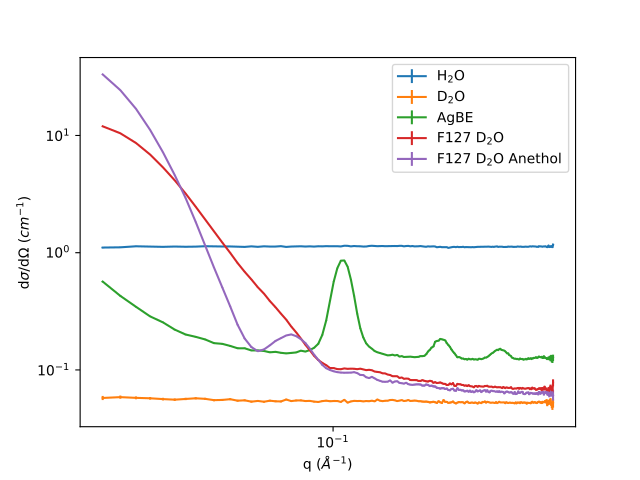

This chart was generated by the following Python code:
from mantid.simpleapi import *
import matplotlib.pyplot as plt

config.setFacility('ILL')
config['default.instrument'] = 'D33'
config.appendDataSearchSubDir('ILL/D33/')

absorber = '002227'

tr_beam = '002192'

can_tr = '002193'

empty_beam = '002219'

can = '002228'

mask = 'D33Mask2.nxs'

sample_names = ['H2O', 'D2O', 'AgBE', 'F127_D2O', 'F127_D2O_Anethol']
sample_legends = ['H$_2$O', 'D$_2$O', 'AgBE', 'F127 D$_2$O', 'F127 D$_2$O Anethol']

samples = ['002229', '001462', '001461', '001463', '001464']

transmissions = ['002194', '002195', '', '002196', '002197']

# Autoprocess every sample
for i in range(len(samples)):
    SANSILLAutoProcess(
        SampleRuns=samples[i],
        SampleTransmissionRuns=transmissions[i],
        MaskFiles=mask,
        AbsorberRuns=absorber,
        BeamRuns=empty_beam,
        ContainerRuns=can,
        ContainerTransmissionRuns=can_tr,
        TransmissionBeamRuns=tr_beam,
        CalculateResolution='None',
        OutputWorkspace=sample_names[i]
    )

fig, ax = plt.subplots(subplot_kw={'projection':'mantid'})

plt.yscale('log')
plt.xscale('log')

# Plot the result of every autoprocess
for wName in sample_names:
    ax.errorbar(mtd[wName][0])

plt.legend(sample_legends)
ax.set_ylabel('d$\sigma$/d$\Omega$ ($cm^{-1}$)')

#fig.show()
